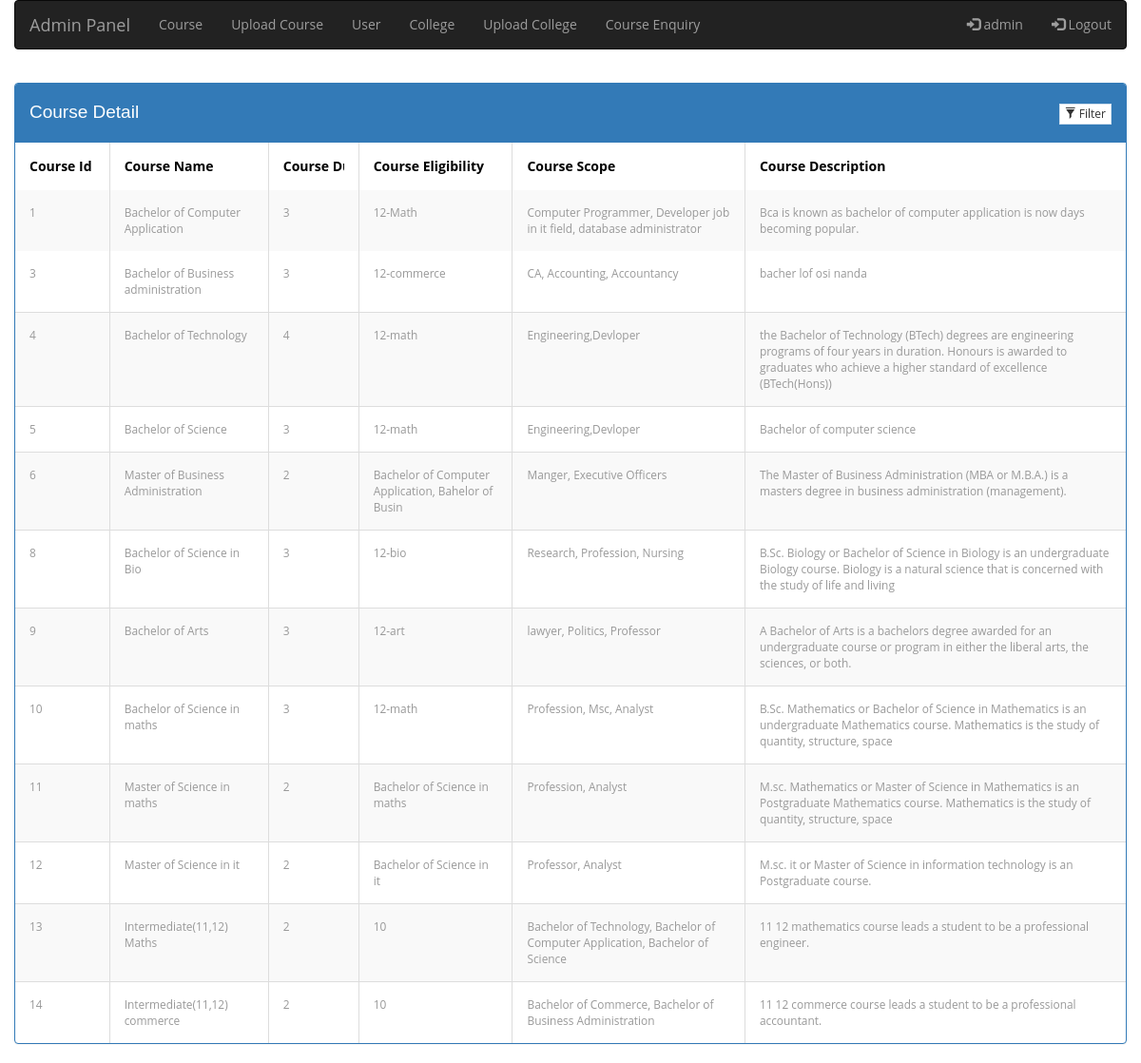
The page /admin/course.php (signed in) on the database its author committed.
### tables this page shows
CREATE TABLE IF NOT EXISTS `course` (
  `course_id` int(11) NOT NULL,
  `course_name` varchar(50) NOT NULL,
  `course_duration` varchar(20) NOT NULL,
  `course_eligibility` varchar(50) NOT NULL,
  `course_scope` varchar(5000) NOT NULL,
  `course_description` varchar(5000) NOT NULL
);

### admin/course.php (the view, shortened to what this page needs)
<?php
include('../connect.php');
?>
<!DOCTYPE html>
<html lang="en">
<head>
<link href="css/bootstrap.css" rel="stylesheet" type="text/css" media="all" />
<link href="css/style.css" rel="stylesheet" type="text/css" media="all" />
</head>
<body>
        <?php include('admin_header.php'); ?>
 <div class="container">
    <div class="row">
        <div class="panel panel-primary filterable">
            <div class="panel-heading">
                <h3 class="panel-title">Course Detail</h3>
                <div class="pull-right">
                    <button class="btn btn-default btn-xs btn-filter"><span class="glyphicon glyphicon-filter"></span> Filter</button>
                </div>
            </div>
            <table class="table table-bordered table-striped">
                <thead>
                    <tr class="filters">
                        <th><input type="text" class="form-control" placeholder="Course Id" disabled></th>
                        <th><input type="text" class="form-control" placeholder="Course Name" disabled></th>
                        <th><input type="text" class="form-control" placeholder="Course Duration" disabled></th>
                        <th><input type="text" class="form-control" placeholder="Course Eligibility" disabled></th>
                        <th><input type="text" class="form-control" placeholder="Course Scope" disabled></th>
                        <th><input type="text" class="form-control" placeholder="Course Description" disabled></th>
                    </tr>
                </thead>
                <tbody>
                <?php
				$query=mysqli_query($con," select * from course");
				while ($row=mysqli_fetch_array($query)){
                   echo ' <tr>
                        <td>'.$row['course_id'].'</td>
                        <td>'.$row['course_name'].'</td>
						 <td>'.$row['course_duration'].'</td>
                        <td>'.$row['course_eligibility'].'</td>
                        <td>'.$row['course_scope'].'</td>
						<td>'.$row['course_description'].'</td>
                    </tr>';
				}
					?>
                </tbody>
            </table>
        </div>
    </div>
</div>
</body>
</html>

### admin/course.php (style rules this page uses)
.filterable { margin-top: 15px; }
.filterable .panel-heading .pull-right { margin-top: -20px; }
.filterable .filters input[disabled] { background-color: transparent; border: none; cursor: auto; box-shadow: none; padding: 0; height: auto; }

### rows shown on the page
course: course_id "1", course_name "Bachelor of Computer Application", course_duration "3", course_eligibility "12-Math", course_scope "Computer Programmer, Developer job in it field, database administrator", course_description "Bca is known as bachelor of computer application is now days becoming popular."
course: course_id "3", course_name "Bachelor of Business administration", course_duration "3", course_eligibility "12-commerce", course_scope "CA, Accounting, Accountancy", course_description "bacher lof osi nanda"
course: course_id "4", course_name "Bachelor of Technology", course_duration "4", course_eligibility "12-math", course_scope "Engineering,Devloper", course_description "the Bachelor of Technology (BTech) degrees are engineering programs of four years in duration. Honours is awarded to graduates who achieve a higher standard of excellence (BTech(Hons))"
course: course_id "5", course_name "Bachelor of Science", course_duration "3", course_eligibility "12-math", course_scope "Engineering,Devloper", course_description "Bachelor of computer science"
course: course_id "6", course_name "Master of Business Administration", course_duration "2", course_eligibility "Bachelor of Computer Application, Bahelor of Busin", course_scope "Manger, Executive Officers", course_description "The Master of Business Administration (MBA or M.B.A.) is a masters degree in business administration (management)."
course: course_id "8", course_name "Bachelor of Science in Bio", course_duration "3", course_eligibility "12-bio", course_scope "Research, Profession, Nursing", course_description "B.Sc. Biology or Bachelor of Science in Biology is an undergraduate Biology course. Biology is a natural science that is concerned with the study of life and living"
course: course_id "9", course_name "Bachelor of Arts", course_duration "3", course_eligibility "12-art", course_scope "lawyer, Politics, Professor", course_description "A Bachelor of Arts is a bachelors degree awarded for an undergraduate course or program in either the liberal arts, the sciences, or both."
course: course_id "10", course_name "Bachelor of Science in maths", course_duration "3", course_eligibility "12-math", course_scope "Profession, Msc, Analyst", course_description "B.Sc. Mathematics or Bachelor of Science in Mathematics is an undergraduate Mathematics course. Mathematics is the study of quantity, structure, space"
course: course_id "11", course_name "Master of Science in maths", course_duration "2", course_eligibility "Bachelor of Science in maths", course_scope "Profession, Analyst", course_description "M.sc. Mathematics or Master of Science in Mathematics is an Postgraduate Mathematics course. Mathematics is the study of quantity, structure, space"
course: course_id "12", course_name "Master of Science in it", course_duration "2", course_eligibility "Bachelor of Science in it", course_scope "Professor, Analyst", course_description "M.sc. it or Master of Science in information technology is an Postgraduate course."
course: course_id "13", course_name "Intermediate(11,12) Maths", course_duration "2", course_eligibility "10", course_scope "Bachelor of Technology, Bachelor of Computer Application, Bachelor of Science", course_description "11 12 mathematics course leads a student to be a professional engineer."
course: course_id "14", course_name "Intermediate(11,12) commerce", course_duration "2", course_eligibility "10", course_scope "Bachelor of Commerce, Bachelor of Business Administration", course_description "11 12 commerce course leads a student to be a professional accountant."

### other values the page prints
$_SESSION['name'] "admin"
